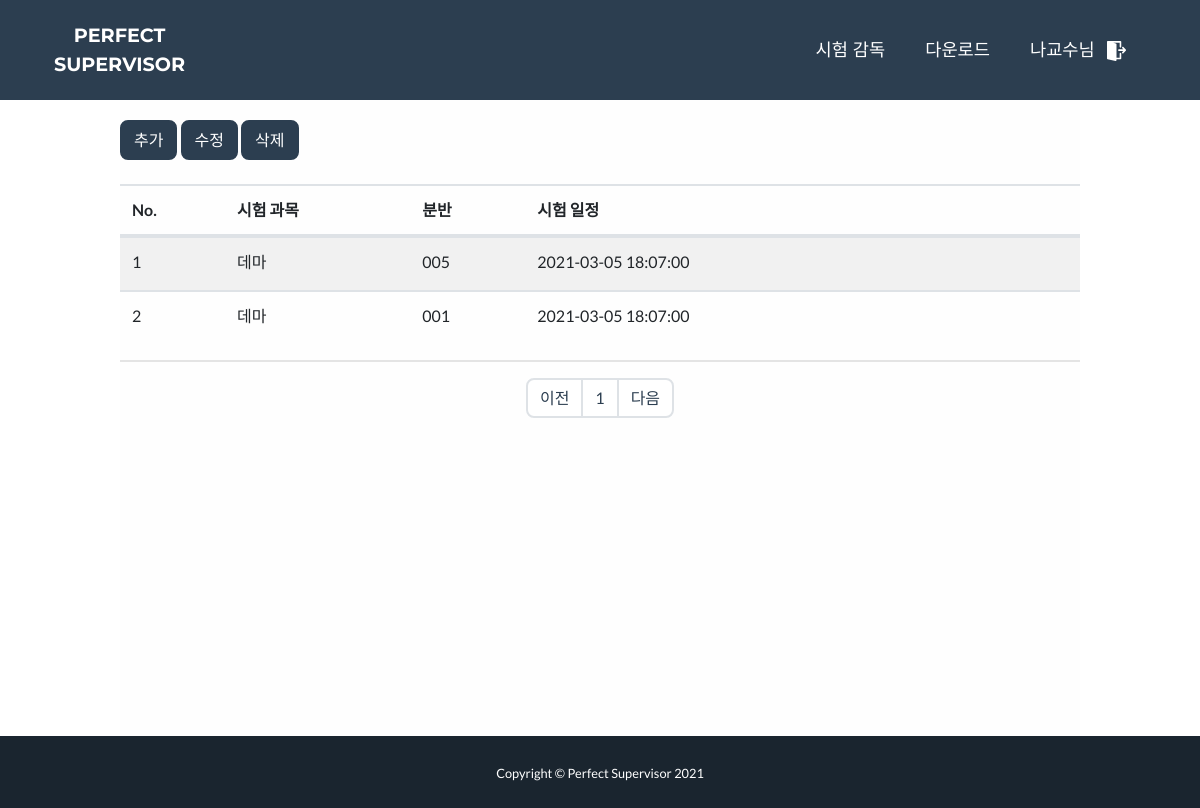
The page /course_list (signed in) on the database as committed earlier.
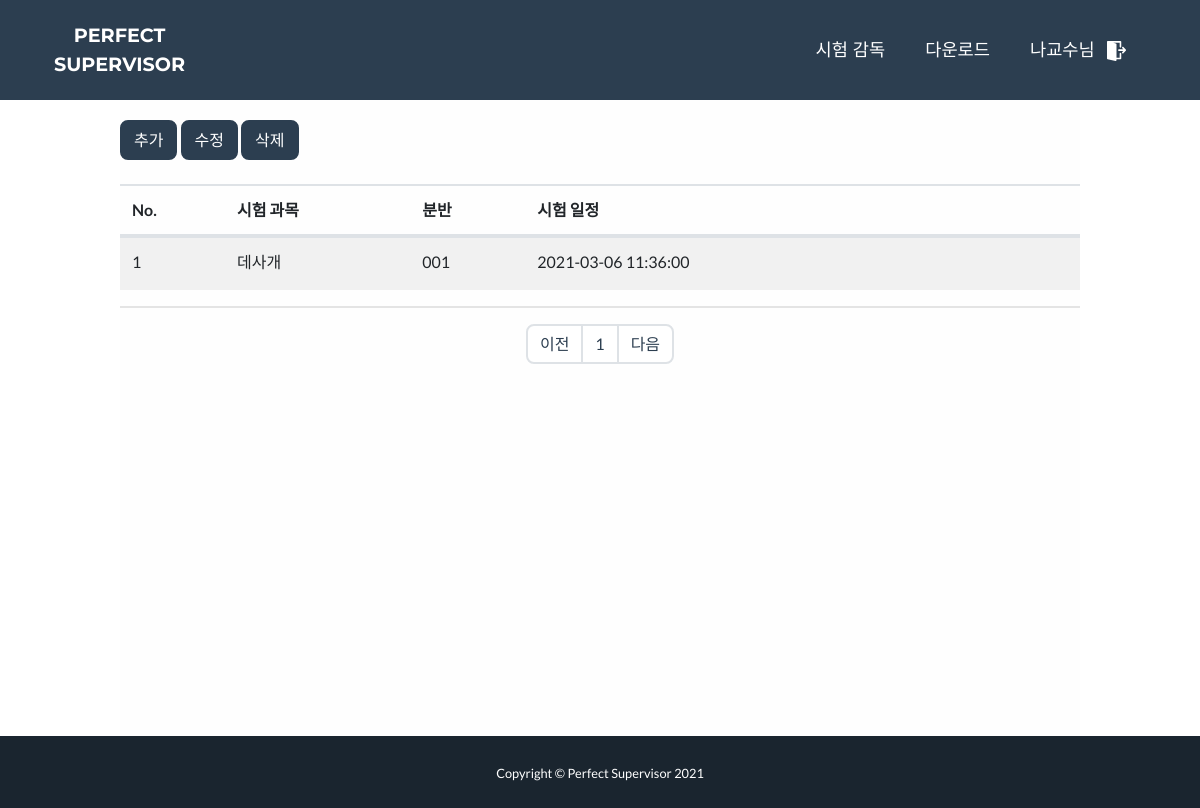
The same page on the database as committed later.
### app.py (models this page shows, shortened)
class Course(db.Model):
    cid = db.Column(db.String(8), primary_key=True)
    cname = db.Column(db.String(20))
    room = db.Column(db.String(3), primary_key=True)
    pid = db.Column(db.String(8))
    sid = db.Column(db.String(8), primary_key=True)
    ctime = db.Column(db.DateTime())

### app.py (the view)
@app.route("/course_list")
def list_course():
    if session.get('isPro'):
        pid = session.get('user_id')
        courses = Course.query.filter_by(pid=pid).order_by(Course.cname.asc())
        course_list = []
        for course in courses:
            course_list.append((course.cid, course.cname, course.room, course.ctime))
        if len(course_list):
            course_list = list(set(course_list))
            return render_template('course_list.html', course_list=course_list)
        else:
            return render_template('course_list.html')
    error = "권한이 없습니다."
    flash(error)
    return redirect(url_for('home'))

### templates/course_list.html (shortened to what this page needs)
<!DOCTYPE html>
<html lang="ko">
<head>
    <link href="../static/css/styles.css" rel="stylesheet" />
</head>
<body>
    <nav class="navbar navbar-expand-lg bg-secondary text-uppercase fixed-top" id="mainNav">
        <div class="container">
            <a class="text-center navbar-brand js-scroll-trigger" href="/">Perfect<br>Supervisor</a>
            <div class="collapse navbar-collapse" id="navbarResponsive">
                {% if session['user_name'] %}
                    <ul class="navbar-nav ml-auto">
                        <li class="nav-item mx-0 mx-lg-1 han"><a class="nav-link py-3 px-0 px-lg-3 rounded js-scroll-trigger" href="course_list">시험 감독</a></li>
                        <li class="nav-item mx-0 mx-lg-1 han"><a class="nav-link py-3 px-0 px-lg-3 rounded js-scroll-trigger" href="release">다운로드</a></li>
                        <li class="nav-item mx-0 mx-lg-1 han"><a class="user_name py-3 px-0 px-lg-3 rounded js-scroll-trigger">
                            {{session['user_name']}}님
                            <img class="logout" src="static/image/logout.svg" title="로그아웃" onclick="location.href='logout'">
                        </a></li>
                    </ul>
                {% endif %}
            </div>
        </div>
    </nav>
    <section>
        <button type="button" class="btn btn-secondary" onclick="location.href='add_course'">추가</button>
        <button type="button" class="btn btn-secondary" onclick="modify_btn()">수정</button>
        <button type="button" class="btn btn-secondary" onclick="remove_btn()">삭제</button>
        <br><br>
        <table class="table table-striped">
            {% if course_list %}
            <thead>
            <tr>
                <th>No.</th>
                <th>시험 과목</th>
                <th>분반</th>
                <th>시험 일정</th>
                <th></th>
            </tr>
            </thead>
            <tbody>
                {% for course in course_list %}
                <tr>
                    <td>{{ loop.index }}</td>
                    <td><a href="{{ url_for('supervise', cid = course[0], room = course[2]) }}" class="course_name">{{ course[1] }}</a></td>
                    <td>{{ course[2] }}</td>
                    <td>{{ course[3] }}</td>
                    <td>
                    </td>
                </tr>
                {% endfor %}
            </tbody>
            {% else %}
                <thead>
                <tr>
                    <td class="text-center" style="padding:2rem 0.75rem;">아직 시험 일정이 없습니다.</td>
                </tr>
                </thead>
            {% endif %}
        </table>
        <hr>
        <div class="text-center">
            <ul class="pagination justify-content-center">
                <li class="page-item temp"><a class="page-link" href="#">이전</a></li>
                <li class="page-item"><a class="page-link" href="#">1</a></li>
                <li class="page-item"><a class="page-link" href="#">다음</a></li>
            </ul>
        </div>
    </section>
    <div class="copyright py-4 text-center text-white" style="height:100%;">
        <div class="container"><small>Copyright © Perfect Supervisor 2021</small></div>
    </div>
</body>
</html>

### templates/course_list.html (style rules this page uses)
.user_name,.user_name:hover { color:white; text-decoration: none; display:block; }
.logout { height: 1.1em; margin-left:0.4em; }
.han { font-size:1.1em; font-family:'Noto Sans KR', sans-serif; font-weight:500; }
section { margin:1em 10% 0 10%; padding-top:104px; min-height:90vh; background-color: #fefefe; }
button { border:none; }
table { margin:0 !important; }
.course_name { color:#212529; }
hr { margin-top:1rem; }

Rows that differ between the two databases and show on the page:
removed Course: cname "데마", room "005", ctime "2021-03-05 18:07:00"
removed Course: cname "데마", room "001", ctime "2021-03-05 18:07:00"
added Course: cname "데사개", room "001", ctime "2021-03-06 11:36:00"
